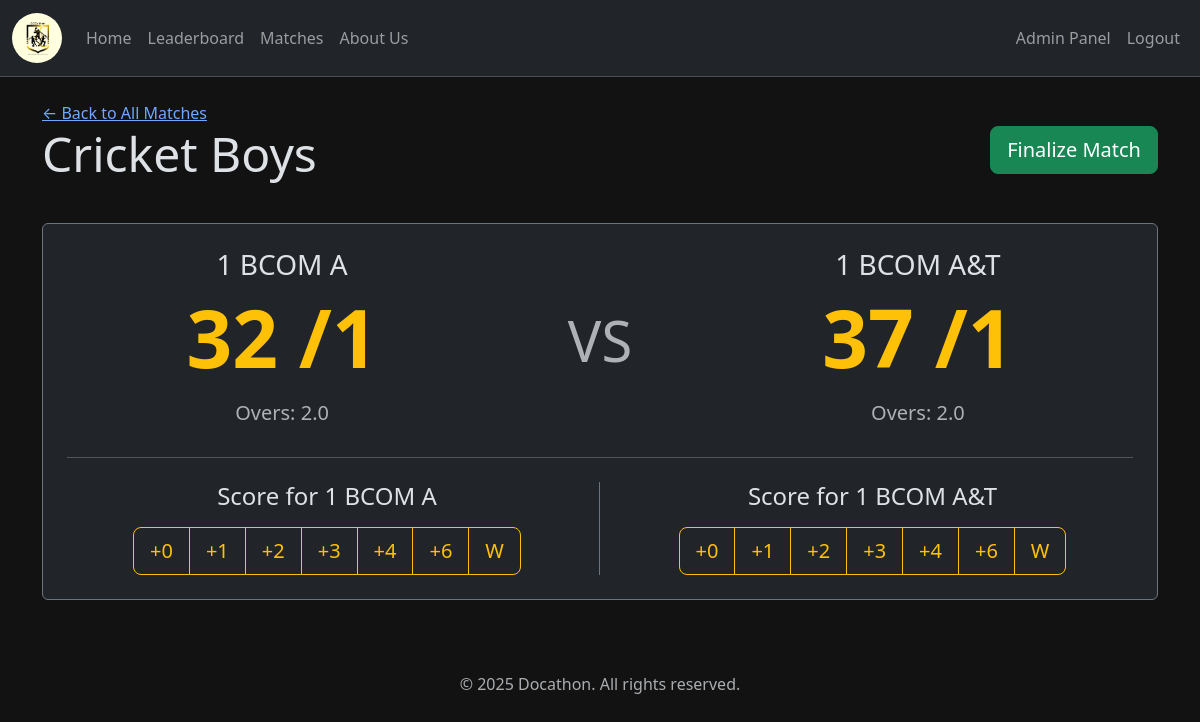
The app's page /admin/matches/7/live (signed in), older data.
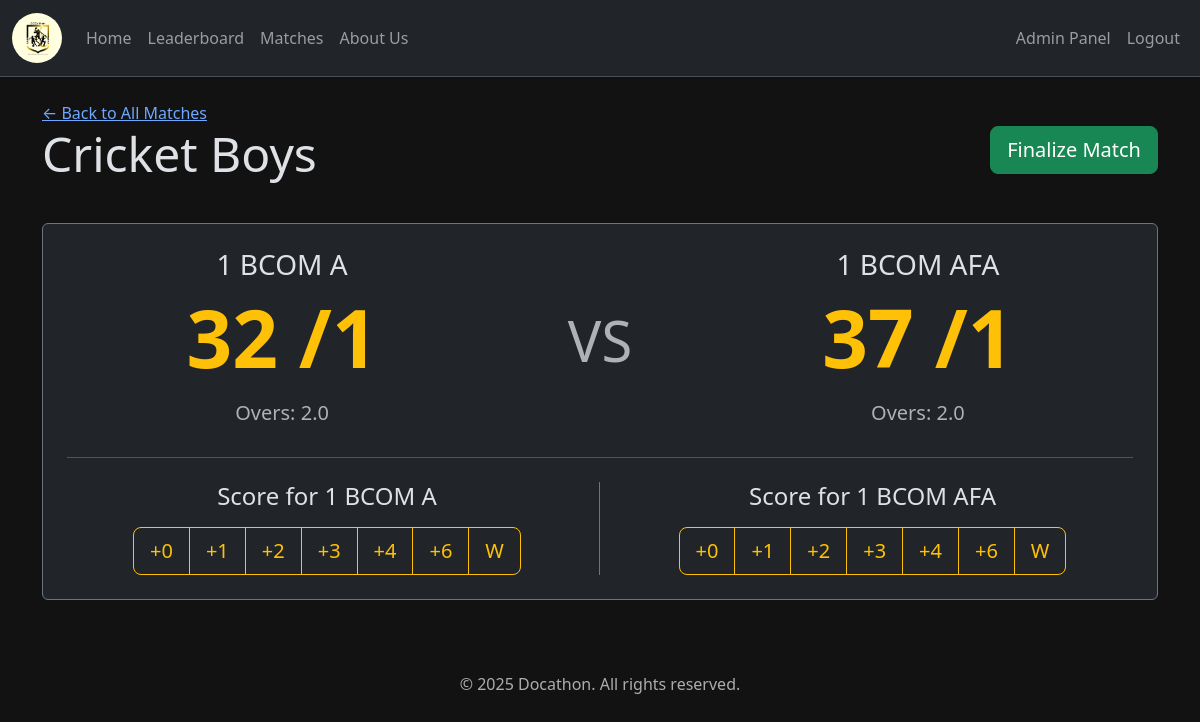
The same page, newer data.
### tables this page shows
CREATE TABLE classes (
    id INTEGER PRIMARY KEY AUTOINCREMENT,
    name TEXT NOT NULL UNIQUE
);

### app.py (the view)
@app.route('/admin/matches/<int:match_id>/live')
@admin_required
def live_score_editor(match_id):
    conn = get_db_connection()
    match = conn.execute("""
        SELECT m.*, s.name as sport_name, c1.name as class1_name, c2.name as class2_name
        FROM matches m
        JOIN sports s ON m.sport_id = s.id
        JOIN classes c1 ON m.class1_id = c1.id
        JOIN classes c2 ON m.class2_id = c2.id
        WHERE m.id = ?
    """, (match_id,)).fetchone()
    if match is None:
        flash('Match not found!', 'danger')
        return redirect(url_for('list_matches'))
    scores = {
        match['class1_id']: get_live_scores(conn, match_id, match['class1_id']),
        match['class2_id']: get_live_scores(conn, match_id, match['class2_id'])
    }
    buttons = SPORT_BUTTON_CONFIG.get(match['sport_name'], SPORT_BUTTON_CONFIG['default'])
    conn.close()
    is_cricket = 'Cricket' in match['sport_name']
    return render_template('admin/live_score_form.html', match=match, scores=scores, buttons=buttons, is_cricket=is_cricket)

### app.py (called while the page is built)
def get_live_scores(conn, match_id, team_id):
    score = conn.execute('SELECT SUM(points_scored) FROM score_log WHERE match_id = ? AND team_id = ?', (match_id, team_id)).fetchone()[0] or 0
    wickets = conn.execute("SELECT COUNT(*) FROM score_log WHERE match_id = ? AND team_id = ? AND event_type = 'Wicket'", (match_id, team_id)).fetchone()[0] or 0
    balls_faced = conn.execute('SELECT SUM(counts_as_ball) FROM score_log WHERE match_id = ? AND team_id = ?', (match_id, team_id)).fetchone()[0] or 0
    overs = balls_faced // 6
    balls = balls_faced % 6
    return {'score': score, 'wickets': wickets, 'overs': overs, 'balls': balls}

### utils/auth.py (called while the page is built)
def admin_required(f):
    @wraps(f)
    def decorated_function(*args, **kwargs):
        if session.get('role') != 'admin':
            flash('You must be logged in as an admin to view this page.', 'danger')
            return redirect(url_for('admin_login'))
        return f(*args, **kwargs)
    return decorated_function

### utils/db.py (called while the page is built)
def get_db_connection():
    conn = sqlite3.connect(DB_PATH)
    conn.row_factory = sqlite3.Row
    return conn

### templates/admin/live_score_form.html (shortened to what this page needs)
{% extends "base.html" %}
{% set page_title = "Live Score: " + match.sport_name %}
{% block content %}
<div class="d-flex justify-content-between align-items-center mb-4">
    <div>
        <a href="{{ url_for('list_matches') }}">&larr; Back to All Matches</a>
        <h1 class="display-5">{{ match.sport_name }}</h1>
    </div>
    <div>
        <form action="{{ url_for('finalize_match', match_id=match.id) }}" method="POST" onsubmit="return confirm('Are you sure you want to finalize this match? This will set the winner and complete the match.');">
            <button type="submit" class="btn btn-lg btn-success">Finalize Match</button>
        </form>
    </div>
</div>
<div class="card bg-dark border-secondary">
    <div class="card-body p-4">
        <div class="row align-items-center text-center">
            <div class="col-5">
                <h2 class="h3">{{ match.class1_name }}</h2>
                <p class="display-1 fw-bold text-warning">
                    <span id="score-{{ match.class1_id }}">{{ scores[match.class1_id].score }}</span>
                    {% if is_cricket %}/<span id="wickets-{{ match.class1_id }}">{{ scores[match.class1_id].wickets }}</span>{% endif %}
                </p>
                {% if is_cricket %}
                <p class="text-muted h5">
                    Overs: <span id="overs-{{ match.class1_id }}">{{ scores[match.class1_id].overs }}</span>.<span id="balls-{{ match.class1_id }}">{{ scores[match.class1_id].balls }}</span>
                </p>
                {% endif %}
            </div>
            <div class="col-2">
                <span class="display-4 text-muted">VS</span>
            </div>
            <div class="col-5">
                <h2 class="h3">{{ match.class2_name }}</h2>
                <p class="display-1 fw-bold text-warning">
                    <span id="score-{{ match.class2_id }}">{{ scores[match.class2_id].score }}</span>
                    {% if is_cricket %}/<span id="wickets-{{ match.class2_id }}">{{ scores[match.class2_id].wickets }}</span>{% endif %}
                </p>
                {% if is_cricket %}
                <p class="text-muted h5">
                    Overs: <span id="overs-{{ match.class2_id }}">{{ scores[match.class2_id].overs }}</span>.<span id="balls-{{ match.class2_id }}">{{ scores[match.class2_id].balls }}</span>
                </p>
                {% endif %}
            </div>
        </div>
        <hr class="my-4">
        <div class="row text-center">
            <div class="col-6 border-end border-secondary">
                <h4 class="mb-3">Score for {{ match.class1_name }}</h4>
                <div class="btn-group" role="group">
                    {% for button in buttons %}
                    <button class="btn btn-outline-warning btn-lg score-btn"
                            data-match-id="{{ match.id }}"
                            data-team-id="{{ match.class1_id }}"
                            data-points="{{ button.points }}"
                            data-type="{{ button.type }}"
                            data-counts-ball="{{ button.counts_as_ball }}">
                        {{ button.label }}
                    </button>
                    {% endfor %}
                </div>
            </div>
            <div class="col-6">
                <h4 class="mb-3">Score for {{ match.class2_name }}</h4>
                <div class="btn-group" role="group">
                    {% for button in buttons %}
                    <button class="btn btn-outline-warning btn-lg score-btn"
                            data-match-id="{{ match.id }}"
                            data-team-id="{{ match.class2_id }}"
                            data-points="{{ button.points }}"
                            data-type="{{ button.type }}"
                            data-counts-ball="{{ button.counts_as_ball }}">
                        {{ button.label }}
                    </button>
                    {% endfor %}
                </div>
            </div>
        </div>
    </div>
</div>
{% endblock %}

Row changes from the older to the newer data that the page shows:
changed classes: class2_name "1 BCOM A&T" → "1 BCOM AFA"
